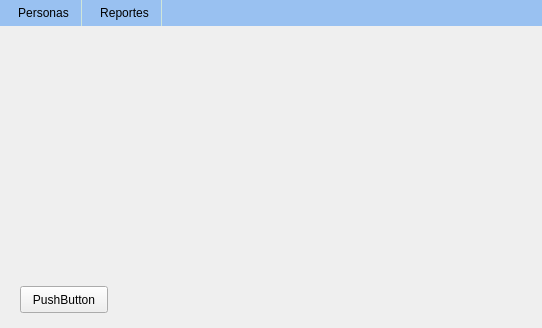
<?xml version="1.0" encoding="UTF-8"?>
<ui version="4.0">
 <class>MainWindow</class>
 <widget class="QMainWindow" name="MainWindow">
  <property name="enabled">
   <bool>true</bool>
  </property>
  <property name="geometry">
   <rect>
    <x>0</x>
    <y>0</y>
    <width>542</width>
    <height>328</height>
   </rect>
  </property>
  <property name="windowTitle">
   <string>MainWindow</string>
  </property>
  <widget class="QWidget" name="centralwidget">
   <property name="styleSheet">
    <string notr="true"/>
   </property>
   <widget class="QPushButton" name="btnGuardar">
    <property name="enabled">
     <bool>true</bool>
    </property>
    <property name="geometry">
     <rect>
      <x>20</x>
      <y>260</y>
      <width>88</width>
      <height>27</height>
     </rect>
    </property>
    <property name="styleSheet">
     <string notr="true"/>
    </property>
    <property name="text">
     <string>PushButton</string>
    </property>
   </widget>
  </widget>
  <widget class="QMenuBar" name="menubar">
   <property name="geometry">
    <rect>
     <x>0</x>
     <y>0</y>
     <width>542</width>
     <height>31</height>
    </rect>
   </property>
   <property name="styleSheet">
    <string notr="true">#menubar{
	background-color: rgb(153, 193, 241);
}

QMenuBar::item { padding: 6px 12px; border-right: 1px solid #cfe5d9; }</string>
   </property>
   <widget class="QMenu" name="menuPersonas">
    <property name="title">
     <string>Personas</string>
    </property>
   </widget>
   <widget class="QMenu" name="menuReportes">
    <property name="title">
     <string>Reportes</string>
    </property>
   </widget>
   <addaction name="menuPersonas"/>
   <addaction name="menuReportes"/>
  </widget>
  <action name="actionxd">
   <property name="text">
    <string>xd</string>
   </property>
  </action>
 </widget>
 <resources/>
 <connections/>
</ui>
